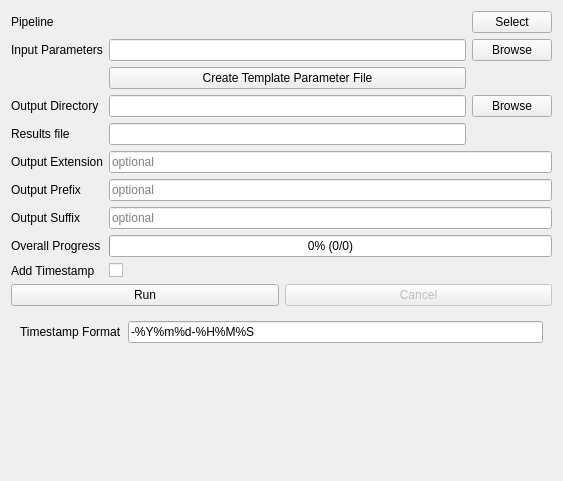
<?xml version="1.0" encoding="UTF-8"?>
<ui version="4.0">
 <class>LegacyPipelineCaseIterator</class>
 <widget class="qMRMLWidget" name="LegacyPipelineCaseIterator">
  <property name="geometry">
   <rect>
    <x>0</x>
    <y>0</y>
    <width>563</width>
    <height>481</height>
   </rect>
  </property>
  <layout class="QVBoxLayout" name="verticalLayout">
   <item>
    <layout class="QGridLayout" name="gridLayout">
     <item row="2" column="0">
      <widget class="QLabel" name="label_2">
       <property name="text">
        <string>Pipeline</string>
       </property>
      </widget>
     </item>
     <item row="5" column="2">
      <widget class="QPushButton" name="outputDirectoryBrowseButton">
       <property name="text">
        <string>Browse</string>
       </property>
      </widget>
     </item>
     <item row="3" column="0">
      <widget class="QLabel" name="label_11">
       <property name="text">
        <string>Input Parameters</string>
       </property>
      </widget>
     </item>
     <item row="4" column="1">
      <widget class="QPushButton" name="createTemplateFileButton">
       <property name="text">
        <string>Create Template Parameter File</string>
       </property>
      </widget>
     </item>
     <item row="2" column="2">
      <widget class="QPushButton" name="pipelineSelectionButton">
       <property name="text">
        <string>Select</string>
       </property>
      </widget>
     </item>
     <item row="3" column="1">
      <widget class="QLineEdit" name="inputFileLineEdit"/>
     </item>
     <item row="5" column="0">
      <widget class="QLabel" name="label_3">
       <property name="text">
        <string>Output Directory</string>
       </property>
      </widget>
     </item>
     <item row="3" column="2">
      <widget class="QPushButton" name="inputFileBrowseButton">
       <property name="text">
        <string>Browse</string>
       </property>
      </widget>
     </item>
     <item row="5" column="1">
      <widget class="QLineEdit" name="outputDirectoryLineEdit"/>
     </item>
     <item row="2" column="1">
      <widget class="QLabel" name="pipelineNameLabel">
       <property name="sizePolicy">
        <sizepolicy hsizetype="Expanding" vsizetype="Preferred">
         <horstretch>0</horstretch>
         <verstretch>0</verstretch>
        </sizepolicy>
       </property>
       <property name="text">
        <string/>
       </property>
      </widget>
     </item>
     <item row="6" column="1">
      <widget class="QLineEdit" name="resultsFileNameLineEdit"/>
     </item>
     <item row="6" column="0">
      <widget class="QLabel" name="label">
       <property name="text">
        <string>Results file</string>
       </property>
      </widget>
     </item>
    </layout>
   </item>
   <item>
    <layout class="QFormLayout" name="formLayout">
     <item row="0" column="0">
      <widget class="QLabel" name="label_6">
       <property name="text">
        <string>Output Extension</string>
       </property>
      </widget>
     </item>
     <item row="0" column="1">
      <widget class="QLineEdit" name="outputExtensionLineEdit">
       <property name="placeholderText">
        <string>optional</string>
       </property>
      </widget>
     </item>
     <item row="1" column="0">
      <widget class="QLabel" name="label_7">
       <property name="text">
        <string>Output Prefix</string>
       </property>
      </widget>
     </item>
     <item row="1" column="1">
      <widget class="QLineEdit" name="outputPrefixLineEdit">
       <property name="placeholderText">
        <string>optional</string>
       </property>
      </widget>
     </item>
     <item row="2" column="0">
      <widget class="QLabel" name="label_8">
       <property name="text">
        <string>Output Suffix</string>
       </property>
      </widget>
     </item>
     <item row="2" column="1">
      <widget class="QLineEdit" name="outputSuffixLineEdit">
       <property name="placeholderText">
        <string>optional</string>
       </property>
      </widget>
     </item>
     <item row="3" column="0">
      <widget class="QLabel" name="label_4">
       <property name="text">
        <string>Overall Progress</string>
       </property>
      </widget>
     </item>
     <item row="3" column="1">
      <widget class="QProgressBar" name="overallProgressBar">
       <property name="value">
        <number>0</number>
       </property>
       <property name="format">
        <string>%p% (0/0)</string>
       </property>
      </widget>
     </item>
     <item row="4" column="0">
      <widget class="QLabel" name="label_9">
       <property name="text">
        <string>Add Timestamp</string>
       </property>
      </widget>
     </item>
     <item row="4" column="1">
      <widget class="QCheckBox" name="addTimestampCheckbox">
       <property name="text">
        <string/>
       </property>
      </widget>
     </item>
    </layout>
   </item>
   <item>
    <layout class="QHBoxLayout" name="horizontalLayout">
     <item>
      <widget class="QPushButton" name="runButton">
       <property name="enabled">
        <bool>true</bool>
       </property>
       <property name="toolTip">
        <string>Run the algorithm.</string>
       </property>
       <property name="text">
        <string>Run</string>
       </property>
      </widget>
     </item>
     <item>
      <widget class="QPushButton" name="cancelButton">
       <property name="enabled">
        <bool>false</bool>
       </property>
       <property name="text">
        <string>Cancel</string>
       </property>
      </widget>
     </item>
    </layout>
   </item>
   <item>
    <widget class="ctkCollapsibleButton" name="CollapsibleButton" native="true">
     <property name="text" stdset="0">
      <string>Advanced</string>
     </property>
     <property name="collapsed" stdset="0">
      <bool>true</bool>
     </property>
     <layout class="QFormLayout" name="formLayout_2">
      <item row="0" column="0">
       <widget class="QLabel" name="label_10">
        <property name="text">
         <string>Timestamp Format</string>
        </property>
       </widget>
      </item>
      <item row="0" column="1">
       <widget class="QLineEdit" name="timestampFormatLineEdit">
        <property name="text">
         <string>-%Y%m%d-%H%M%S</string>
        </property>
       </widget>
      </item>
     </layout>
    </widget>
   </item>
   <item>
    <spacer name="verticalSpacer">
     <property name="orientation">
      <enum>Qt::Vertical</enum>
     </property>
     <property name="sizeHint" stdset="0">
      <size>
       <width>20</width>
       <height>40</height>
      </size>
     </property>
    </spacer>
   </item>
  </layout>
 </widget>
 <customwidgets>
  <customwidget>
   <class>qMRMLWidget</class>
   <extends>QWidget</extends>
   <header>qMRMLWidget.h</header>
   <container>1</container>
  </customwidget>
  <customwidget>
   <class>ctkCollapsibleButton</class>
   <extends>QWidget</extends>
   <header>ctkCollapsibleButton.h</header>
   <container>1</container>
  </customwidget>
 </customwidgets>
 <tabstops>
  <tabstop>pipelineSelectionButton</tabstop>
  <tabstop>outputDirectoryLineEdit</tabstop>
  <tabstop>outputDirectoryBrowseButton</tabstop>
  <tabstop>outputExtensionLineEdit</tabstop>
  <tabstop>outputPrefixLineEdit</tabstop>
  <tabstop>outputSuffixLineEdit</tabstop>
  <tabstop>addTimestampCheckbox</tabstop>
  <tabstop>runButton</tabstop>
  <tabstop>cancelButton</tabstop>
  <tabstop>timestampFormatLineEdit</tabstop>
 </tabstops>
 <resources/>
 <connections/>
</ui>
